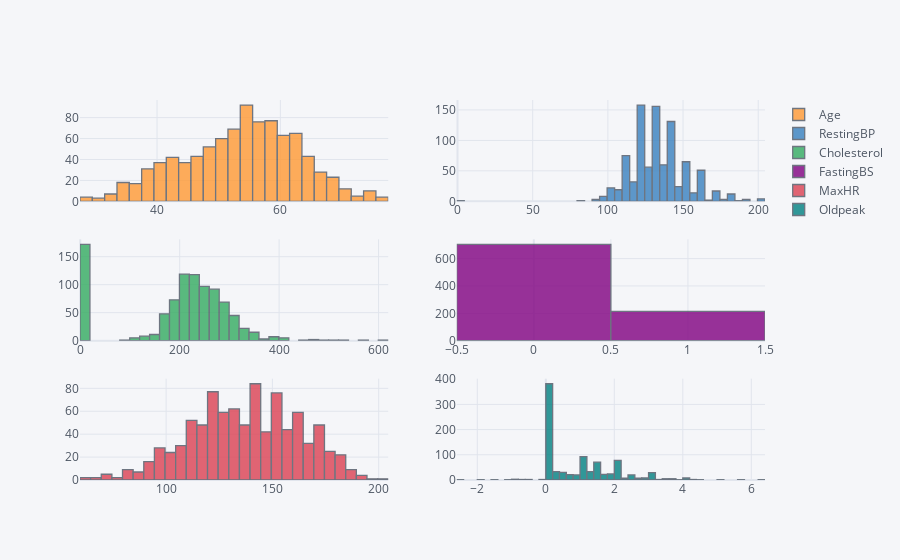

The notebook cell saved with this chart:
### Markdown cell above
# 👁️Numerical EDA

### Code cell
df[num_col].iplot(kind='histogram',subplots=True)

### Figure 1 — Plotly figure (JSON) as saved in the notebook; plotly's stock layout.template omitted (floating-point values rounded to 4 significant figures; data arrays with more than 128 entries replaced by an {"elided": "..."} marker saying what was removed)
{"data": [{"histfunc": "count", "histnorm": "", "marker": {"color": "rgba(255, 153, 51, 1.0)", "line": {"color": "#4D5663", "width": 1.3}}, "name": "Age", "opacity": 0.8, "orientation": "v", "type": "histogram", "x": {"elided": "918 int values"}, "xaxis": "x", "yaxis": "y"}, {"histfunc": "count", "histnorm": "", "marker": {"color": "rgba(55, 128, 191, 1.0)", "line": {"color": "#4D5663", "width": 1.3}}, "name": "RestingBP", "opacity": 0.8, "orientation": "v", "type": "histogram", "x": {"elided": "918 int values"}, "xaxis": "x2", "yaxis": "y2"}, {"histfunc": "count", "histnorm": "", "marker": {"color": "rgba(50, 171, 96, 1.0)", "line": {"color": "#4D5663", "width": 1.3}}, "name": "Cholesterol", "opacity": 0.8, "orientation": "v", "type": "histogram", "x": {"elided": "918 int values"}, "xaxis": "x3", "yaxis": "y3"}, {"histfunc": "count", "histnorm": "", "marker": {"color": "rgba(128, 0, 128, 1.0)", "line": {"color": "#4D5663", "width": 1.3}}, "name": "FastingBS", "opacity": 0.8, "orientation": "v", "type": "histogram", "x": {"elided": "918 int values"}, "xaxis": "x4", "yaxis": "y4"}, {"histfunc": "count", "histnorm": "", "marker": {"color": "rgba(219, 64, 82, 1.0)", "line": {"color": "#4D5663", "width": 1.3}}, "name": "MaxHR", "opacity": 0.8, "orientation": "v", "type": "histogram", "x": {"elided": "918 int values"}, "xaxis": "x5", "yaxis": "y5"}, {"histfunc": "count", "histnorm": "", "marker": {"color": "rgba(0, 128, 128, 1.0)", "line": {"color": "#4D5663", "width": 1.3}}, "name": "Oldpeak", "opacity": 0.8, "orientation": "v", "type": "histogram", "x": {"elided": "918 float values"}, "xaxis": "x6", "yaxis": "y6"}], "layout": {"barmode": "overlay", "legend": {"bgcolor": "#F5F6F9", "font": {"color": "#4D5663"}}, "paper_bgcolor": "#F5F6F9", "plot_bgcolor": "#F5F6F9", "title": {"font": {"color": "#4D5663"}}, "xaxis": {"anchor": "y", "domain": [0, 0.45], "gridcolor": "#E1E5ED", "showgrid": true, "tickfont": {"color": "#4D5663"}, "title": {"font": {"color": "#4D5663"}, "text": ""}, "zerolinecolor": "#E1E5ED"}, "xaxis2": {"anchor": "y2", "domain": [0.55, 1], "gridcolor": "#E1E5ED", "showgrid": true, "tickfont": {"color": "#4D5663"}, "title": {"font": {"color": "#4D5663"}, "text": ""}, "zerolinecolor": "#E1E5ED"}, "xaxis3": {"anchor": "y3", "domain": [0, 0.45], "gridcolor": "#E1E5ED", "showgrid": true, "tickfont": {"color": "#4D5663"}, "title": {"font": {"color": "#4D5663"}, "text": ""}, "zerolinecolor": "#E1E5ED"}, "xaxis4": {"anchor": "y4", "domain": [0.55, 1], "gridcolor": "#E1E5ED", "showgrid": true, "tickfont": {"color": "#4D5663"}, "title": {"font": {"color": "#4D5663"}, "text": ""}, "zerolinecolor": "#E1E5ED"}, "xaxis5": {"anchor": "y5", "domain": [0, 0.45], "gridcolor": "#E1E5ED", "showgrid": true, "tickfont": {"color": "#4D5663"}, "title": {"font": {"color": "#4D5663"}, "text": ""}, "zerolinecolor": "#E1E5ED"}, "xaxis6": {"anchor": "y6", "domain": [0.55, 1], "gridcolor": "#E1E5ED", "showgrid": true, "tickfont": {"color": "#4D5663"}, "title": {"font": {"color": "#4D5663"}, "text": ""}, "zerolinecolor": "#E1E5ED"}, "yaxis": {"anchor": "x", "domain": [0.7333, 1], "gridcolor": "#E1E5ED", "showgrid": true, "tickfont": {"color": "#4D5663"}, "title": {"font": {"color": "#4D5663"}, "text": ""}, "zerolinecolor": "#E1E5ED"}, "yaxis2": {"anchor": "x2", "domain": [0.7333, 1], "gridcolor": "#E1E5ED", "showgrid": true, "tickfont": {"color": "#4D5663"}, "title": {"font": {"color": "#4D5663"}, "text": ""}, "zerolinecolor": "#E1E5ED"}, "yaxis3": {"anchor": "x3", "domain": [0.3667, 0.6333], "gridcolor": "#E1E5ED", "showgrid": true, "tickfont": {"color": "#4D5663"}, "title": {"font": {"color": "#4D5663"}, "text": ""}, "zerolinecolor": "#E1E5ED"}, "yaxis4": {"anchor": "x4", "domain": [0.3667, 0.6333], "gridcolor": "#E1E5ED", "showgrid": true, "tickfont": {"color": "#4D5663"}, "title": {"font": {"color": "#4D5663"}, "text": ""}, "zerolinecolor": "#E1E5ED"}, "yaxis5": {"anchor": "x5", "domain": [0, 0.2667], "gridcolor": "#E1E5ED", "showgrid": true, "tickfont": {"color": "#4D5663"}, "title": {"font": {"color": "#4D5663"}, "text": ""}, "zerolinecolor": "#E1E5ED"}, "yaxis6": {"anchor": "x6", "domain": [0, 0.2667], "gridcolor": "#E1E5ED", "showgrid": true, "tickfont": {"color": "#4D5663"}, "title": {"font": {"color": "#4D5663"}, "text": ""}, "zerolinecolor": "#E1E5ED"}}}
